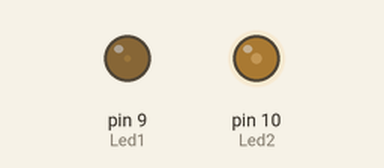
Bench run of a sketch on a simulated Arduino Uno, built with avr-gcc and run on an emulated ATmega328P. On the bench: output pins drawn as LEDs (lit = HIGH).

Above: at 0.1 s.
At 10.1 s:
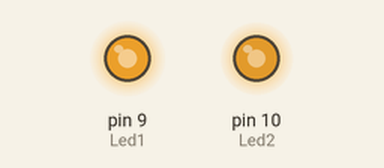
At 20.1 s:
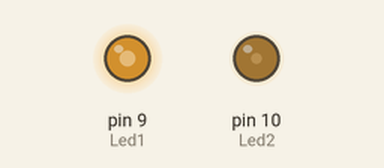
At 39.75 s:
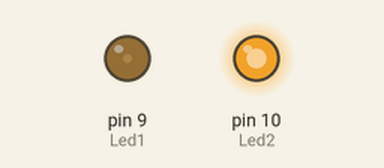
Timing chart, 0 to 40.0 s (numbered marks = the images above):
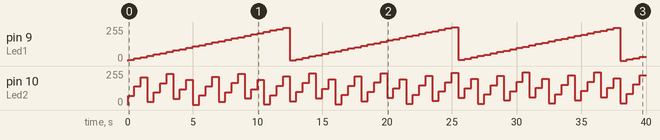

The sketch:

ModificarArrayFuncion.ino
```cpp
#define Led1 9
#define Led2 10

byte brillo[2]={0,0};

void setup() {
  pinMode(Led1, OUTPUT);
  pinMode(Led2, OUTPUT);
}

void loop() {

  brillar(brillo, sizeof(brillo)/sizeof(byte));
  analogWrite(Led1, brillo[0]);
  analogWrite(Led2, brillo[1]);
  delay(500);

}

void brillar(byte br[], int tam){
  br[0]+=10;
  br[1]+=70;
  }
```

Measured:
- by itself, pin 9 (Led1): ramps from 2/255 to 254/255 and jumps back, once every 12.8 s
- by itself, pin 10 (Led2): 0/255 → 70/255 at 0.00 s, → 140/255 0.50 s later, → 210/255 0.50 s later, → 24/255 0.50 s later, … (80 changes in this stretch)
